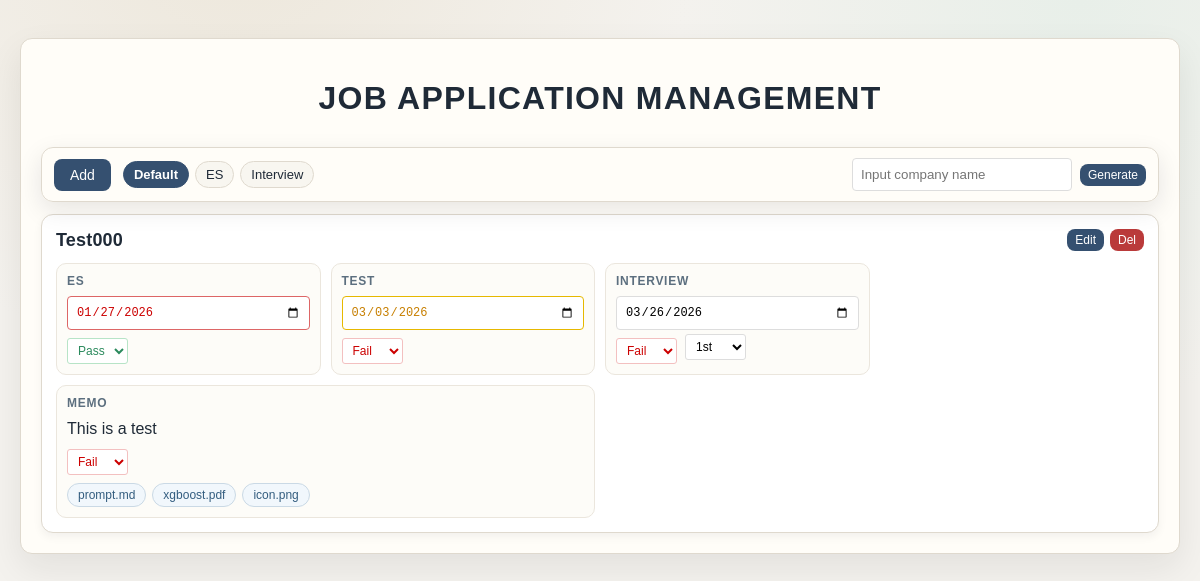
Before: / with the older database file.
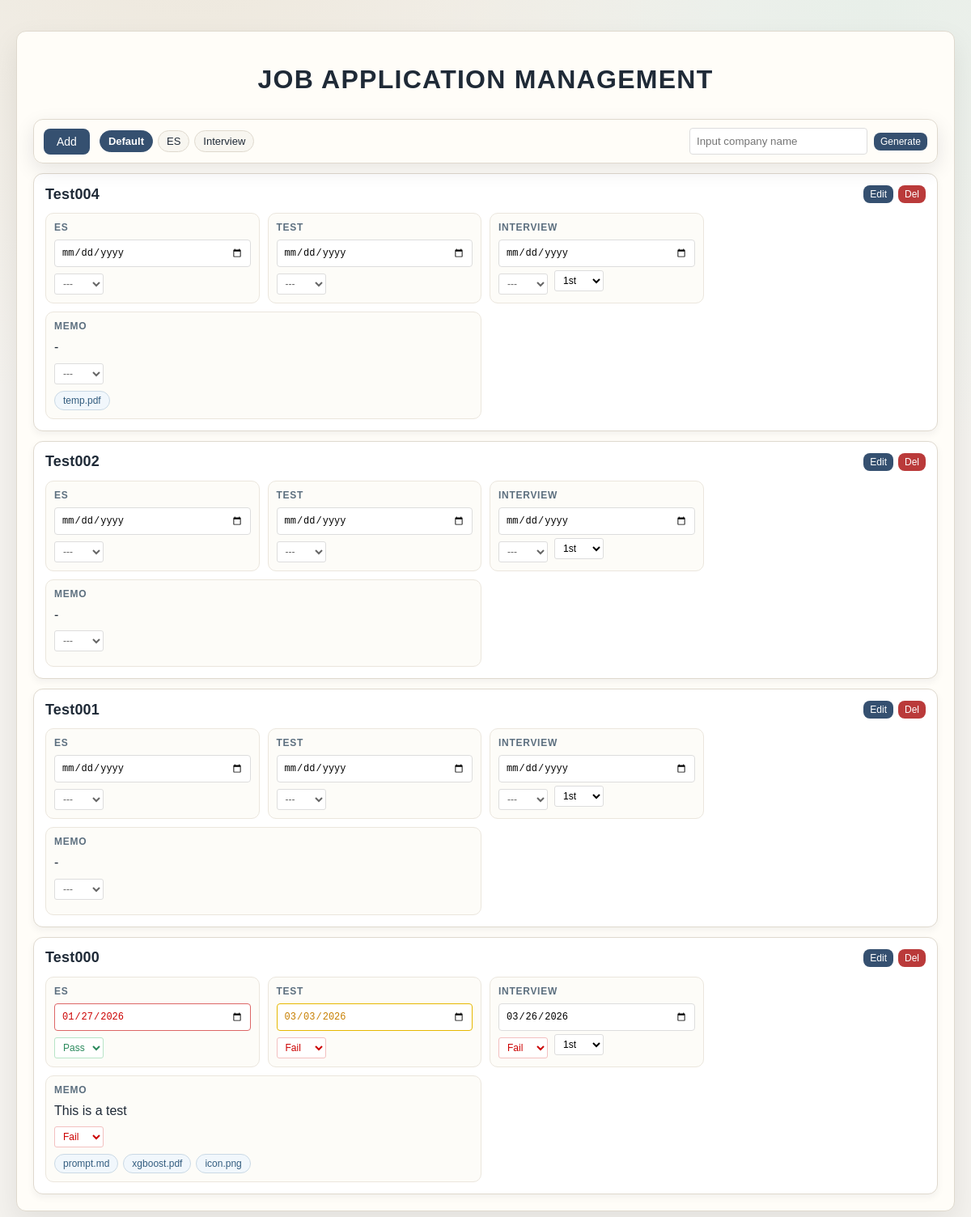
After: the same page with the newer database file.
### jobs/models.py (models this page shows, shortened)
class JobApplication(models.Model):
    STATUS_CHOICES = [
        ('---', '---'),
        ('pass', 'Pass'),
        ('fail', 'Fail'),
    ]
    company_name = models.CharField(max_length=100, verbose_name="Company Name")
    application_deadline = models.DateField(null=True, blank=True, verbose_name="Application Deadline")
    online_test_deadline = models.DateField(null=True, blank=True, verbose_name="Online Test Deadline")
    first_interview_date = models.DateField(null=True, blank=True, verbose_name="First Interview Date")
    second_interview_date = models.DateField(null=True, blank=True, verbose_name="Second Interview Date")
    notes = models.TextField(max_length=500, blank=True, verbose_name="Memo")
    application_status = models.CharField(max_length=10, choices=STATUS_CHOICES, default='---', verbose_name="Application Status")
    online_test_status = models.CharField(max_length=10, choices=STATUS_CHOICES, default='---', verbose_name="Online Test Status")
    first_interview_status = models.CharField(max_length=10, choices=STATUS_CHOICES, default='---', verbose_name="First Interview Status")
    second_interview_status = models.CharField(max_length=10, choices=STATUS_CHOICES, default='---', verbose_name="Second Interview Status")
    notes_result = models.CharField(max_length=10, choices=STATUS_CHOICES, default='---', verbose_name="Memo Result")
    created_at = models.DateTimeField(auto_now_add=True)
    updated_at = models.DateTimeField(auto_now=True)
    class Meta:
        verbose_name = "Application"
        verbose_name_plural = "Applications"
        ordering = ['-created_at']

class JobAttachment(models.Model):
    ALLOWED_EXTENSIONS = ['pdf', 'md', 'xls', 'xlsx', 'png', 'jpg', 'jpeg']
    job = models.ForeignKey(
        JobApplication,
        on_delete=models.CASCADE,
        related_name='attachments',
        verbose_name="Application",
    )
    file = models.FileField(
        upload_to='job_files/',
        validators=[FileExtensionValidator(ALLOWED_EXTENSIONS)],
        verbose_name="Attachment File",
        help_text="Allowed: PDF, Markdown, Excel, PNG, JPG, JPEG",
    )
    created_at = models.DateTimeField(auto_now_add=True)
    @property
    def filename(self):
        if self.file and getattr(self.file, "name", ""):
            return self.file.name.split("/")[-1]
        return ""
    class Meta:
        ordering = ['-created_at']
        verbose_name = "Attachment"
        verbose_name_plural = "Attachments"

### jobs/views.py (the view)
# urls.py: path('', views.job_list, name='job_list'),
def job_list(request):
    sort_by = request.GET.get('sort', 'created_at')
    if sort_by == 'application_deadline':
        jobs = JobApplication.objects.prefetch_related('attachments').all().order_by('application_deadline')
    elif sort_by == 'first_interview_date':
        jobs = JobApplication.objects.prefetch_related('attachments').all().order_by('first_interview_date')
    else:
        jobs = JobApplication.objects.prefetch_related('attachments').all().order_by('-created_at')
    return render(request, 'jobs/job_list.html', {
        'jobs': jobs,
        'current_sort': sort_by,
    })

### jobs/templates/jobs/job_list.html (shortened to what this page needs)
﻿{% extends 'jobs/base.html' %}
{% block content %}
<div class="top-toolbar">
    <div class="toolbar-left">
        <a href="{% url 'add_job' %}" class="btn">Add</a>
        <div class="sort-chips">
            <a href="?sort=created_at" {% if current_sort == 'created_at' %}class="active"{% endif %}>Default</a>
            <a href="?sort=application_deadline" {% if current_sort == 'application_deadline' %}class="active"{% endif %}>ES</a>
            <a href="?sort=first_interview_date" {% if current_sort == 'first_interview_date' %}class="active"{% endif %}>Interview</a>
        </div>
    </div>
    <div class="toolbar-right brief-search">
        <input id="brief-company" type="text" placeholder="Input company name" />
        <button id="brief-btn" class="btn btn-small" type="button">Generate</button>
    </div>
</div>
<div class="page-offset">
    {% if jobs %}
    <div class="job-cards">
        {% for job in jobs %}
        <article class="job-card">
            <div class="card-header">
                <h3>{{ job.company_name }}</h3>
                <div class="card-actions">
                    <a href="{% url 'edit_job' job.id %}" class="btn btn-small">Edit</a>
                    <form method="post" action="{% url 'delete_job' job.id %}" onsubmit="return confirm('Delete {{ job.company_name }} ?')">
                        <button type="submit" class="btn btn-danger btn-small">Del</button>
                    </form>
                </div>
            </div>
            <div class="card-grid">
                <section class="card-block">
                    <div class="block-title">ES</div>
                    <form method="post" action="{% url 'update_date' %}" class="date-form">
                        <input type="date" name="date_value" value="{% if job.application_deadline %}{{ job.application_deadline|date:'Y-m-d' }}{% endif %}" onchange="this.form.submit()" class="date-input">
                    </form>
                    <form method="post" action="{% url 'update_status' %}" class="status-form block-status-form">
                        <select name="status" onchange="this.form.submit()" class="status-select">
                            <option value="---" {% if job.application_status == '---' %}selected{% endif %}>---</option>
                            <option value="pass" {% if job.application_status == 'pass' %}selected{% endif %}>Pass</option>
                        </select>
                    </form>
                </section>
                <section class="card-block">
                    <div class="block-title">TEST</div>
                    <form method="post" action="{% url 'update_date' %}" class="date-form">
                        <input type="date" name="date_value" value="{% if job.online_test_deadline %}{{ job.online_test_deadline|date:'Y-m-d' }}{% endif %}" onchange="this.form.submit()" class="date-input">
                    </form>
                    <form method="post" action="{% url 'update_status' %}" class="status-form block-status-form">
                        <select name="status" onchange="this.form.submit()" class="status-select">
                            <option value="---" {% if job.online_test_status == '---' %}selected{% endif %}>---</option>
                            <option value="fail" {% if job.online_test_status == 'fail' %}selected{% endif %}>Fail</option>
                        </select>
                    </form>
                </section>
                <section class="card-block">
                    <div class="block-title">Interview</div>
                    <form method="post" action="{% url 'update_date' %}" class="date-form">
                        <input type="date" name="date_value" value="{% if job.first_interview_date %}{{ job.first_interview_date|date:'Y-m-d' }}{% endif %}" onchange="this.form.submit()" class="date-input">
                    </form>
                    <div class="status-round-row">
                        <form method="post" action="{% url 'update_status' %}" class="status-form block-status-form">
                            <select name="status" onchange="this.form.submit()" class="status-select">
                                <option value="---" {% if job.first_interview_status == '---' %}selected{% endif %}>---</option>
                                <option value="fail" {% if job.first_interview_status == 'fail' %}selected{% endif %}>Fail</option>
                            </select>
                        </form>
                        <select class="round-select" aria-label="Interview round">
                            <option value="1st" selected>1st</option>
                        </select>
                    </div>
                </section>
                <section class="card-block memo-block">
                    <div class="block-title">Memo</div>
                    <div class="note-text">{% if job.notes %}{{ job.notes }}{% else %}-{% endif %}</div>
                    <form method="post" action="{% url 'update_status' %}" class="status-form block-status-form memo-status-form">
                        <select name="status" onchange="this.form.submit()" class="status-select">
                            <option value="---" {% if job.notes_result == '---' %}selected{% endif %}>---</option>
                            <option value="fail" {% if job.notes_result == 'fail' %}selected{% endif %}>Fail</option>
                        </select>
                    </form>
                    {% with files=job.attachments.all %}
                        {% if files %}
                            <div class="attachment-tags">
                                {% for attachment in files %}
                                    <a href="{{ attachment.file.url }}" target="_blank" title="{{ attachment.filename }}" class="file-tag">{{ attachment.filename }}</a>
                                {% endfor %}
                            </div>
                        {% endif %}
                    {% endwith %}
                </section>
            </div>
        </article>
        {% endfor %}
    </div>
    {% else %}
    <p style="text-align: center; color: #666; margin-top: 32px;">
        <a href="{% url 'add_job' %}">Add first record</a>
    </p>
    {% endif %}
</div>
{% endblock %}

### jobs/templates/jobs/base.html (shortened to what this page needs)
<!DOCTYPE html>
<html lang="zh-CN">
<head>
</head>
<body>
    <div class="container">
        <h1>JOB APPLICATION MANAGEMENT</h1>
        {% block content %}
        {% endblock %}
    </div>
</body>
</html>

Changed rows visible on the page:
added JobApplication: company_name "Test004", status "---"
added JobAttachment: filename "temp.pdf", shown under "Test004"
added JobApplication: company_name "Test002", status "---"
added JobApplication: company_name "Test001", status "---"
